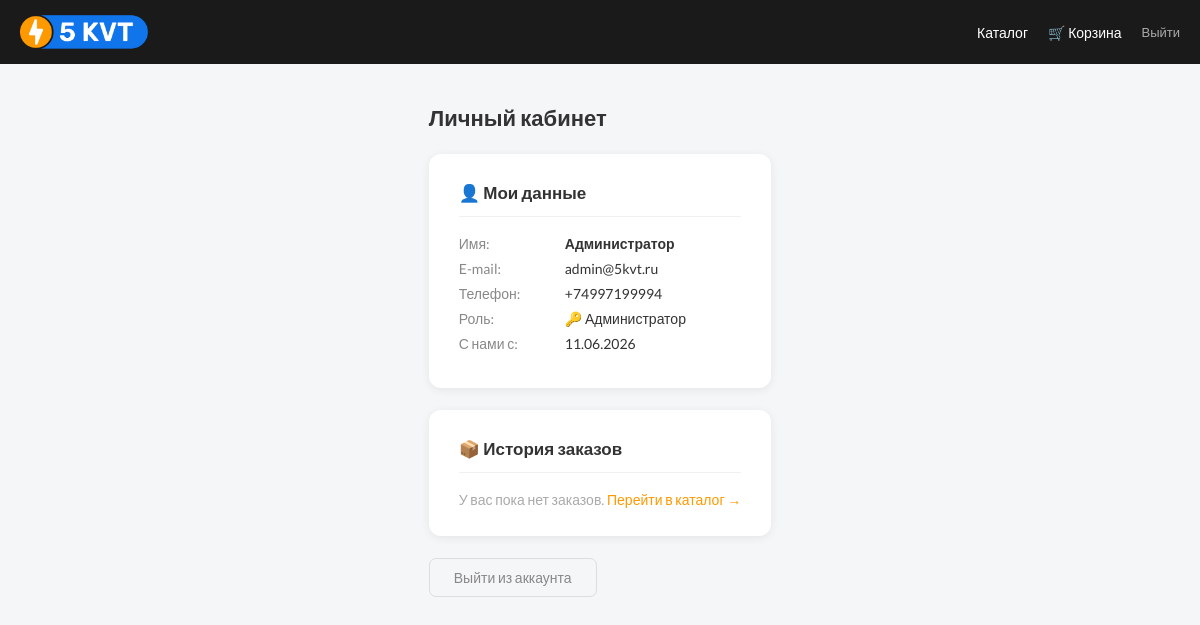
Screenshot of /5kvt-shop/profile.php (signed in) with the database file from the repository.
### tables this page shows
CREATE TABLE `users` (
  `id` int UNSIGNED NOT NULL,
  `name` varchar(120) NOT NULL,
  `email` varchar(180) NOT NULL,
  `phone` varchar(30) DEFAULT NULL,
  `password` varchar(255) NOT NULL,
  `role` enum('user','admin') DEFAULT 'user',
  `created_at` timestamp NULL DEFAULT CURRENT_TIMESTAMP
);

### 5kvt-shop/models/UserModel.php (called while the page is built, shortened)
<?php
class UserModel {
    public static function getById(int $id): ?array {
        $db   = DB::getConnection();
        $stmt = $db->prepare("SELECT id, name, email, phone, role, created_at FROM users WHERE id = :id LIMIT 1");
        $stmt->execute([':id' => $id]);
        $row  = $stmt->fetch();
        return $row ?: null;
    }
}

### 5kvt-shop/profile.php (the view, shortened to what this page needs)
<?php
require_once 'models/UserModel.php';
$user   = UserModel::getById((int) $_SESSION['user_id']);
$orders = OrderModel::getByUser((int) $_SESSION['user_id']);
?>
<!DOCTYPE html>
<html lang="ru">
<head>
  <link rel="stylesheet" href="style(1).css">
</head>
<body>
  <header style="background:#1a1a1a;padding:14px 0;">
    <div style="max-width:1200px;margin:0 auto;padding:0 20px;display:flex;align-items:center;justify-content:space-between;">
      <a href="index.php"><img src="images/5kvt-brand-logo.png" alt="5КВТ" style="height:36px;"></a>
      <nav style="display:flex;gap:20px;align-items:center;">
        <a href="index.php#catalog" style="color:#fff;text-decoration:none;font-size:14px;">Каталог</a>
        <a href="cart.php" style="color:#fff;text-decoration:none;font-size:14px;">
          🛒 Корзина
        </a>
        <a href="logout.php" style="color:#aaa;text-decoration:none;font-size:13px;">Выйти</a>
      </nav>
    </div>
  </header>
  <div class="profile-wrap">
    <h1 style="font-size:22px;font-weight:700;margin-bottom:22px;">Личный кабинет</h1>
    <div class="box">
      <h2>👤 Мои данные</h2>
      <div class="info-row"><span>Имя:</span>      <strong><?= htmlspecialchars($user['name']) ?></strong></div>
      <div class="info-row"><span>E-mail:</span>   <?= htmlspecialchars($user['email']) ?></div>
      <div class="info-row"><span>Телефон:</span>  <?= htmlspecialchars($user['phone'] ?? '—') ?></div>
      <div class="info-row"><span>Роль:</span>     <?= $user['role'] === 'admin' ? '🔑 Администратор' : 'Покупатель' ?></div>
      <div class="info-row"><span>С нами с:</span> <?= date('d.m.Y', strtotime($user['created_at'])) ?></div>
    </div>
    <div class="box">
      <h2>📦 История заказов</h2>
      <?php if (empty($orders)): ?>
        <p style="color:#aaa;font-size:14px;">У вас пока нет заказов.
          <a href="index.php#catalog" style="color:#ff9900;">Перейти в каталог →</a>
        </p>
      <?php endif; ?>
    </div>
    <a href="logout.php"
       style="display:inline-block;padding:10px 24px;border:1px solid #ddd;color:#888;
              border-radius:7px;text-decoration:none;font-size:14px;">
      Выйти из аккаунта
    </a>
  </div>
</body>
</html>

### 5kvt-shop/style(1).css (style rules this page uses)
* { box-sizing: border-box; margin: 0; padding: 0; }
html, body { height: 100%; }
body { font-family: 'Lato', Arial, sans-serif; font-size: 14px; font-weight: 400; color: #333; background-color: #fff; display: flex; flex-direction: column; -webkit-font-smoothing: antialiased; -moz-osx-font-smoothing: grayscale; }
a { text-decoration: none; color: inherit; }
img { display: block; max-width: 100%; height: auto; }

### 5kvt-shop/profile.php (style rules this page uses)
body { background: #f4f6f8; font-family: 'Lato', sans-serif; }
.profile-wrap { max-width: 880px; margin: 40px auto; padding: 0 15px; }
.box { background: #fff; border-radius: 12px; box-shadow: 0 2px 10px rgba(0,0,0,.07); padding: 28px 30px; margin-bottom: 22px; }
.box h2 { font-size: 17px; font-weight: 700; margin: 0 0 18px; padding-bottom: 12px; border-bottom: 1px solid #f0f0f0; }
.info-row { display: flex; gap: 6px; font-size: 14px; margin-bottom: 8px; }
.info-row span:first-child { color: #888; width: 100px; flex-shrink: 0; }

### rows the page displays
users: name "Администратор", email "admin@5kvt.ru", phone "+74997199994", created_at "11.06.2026"
